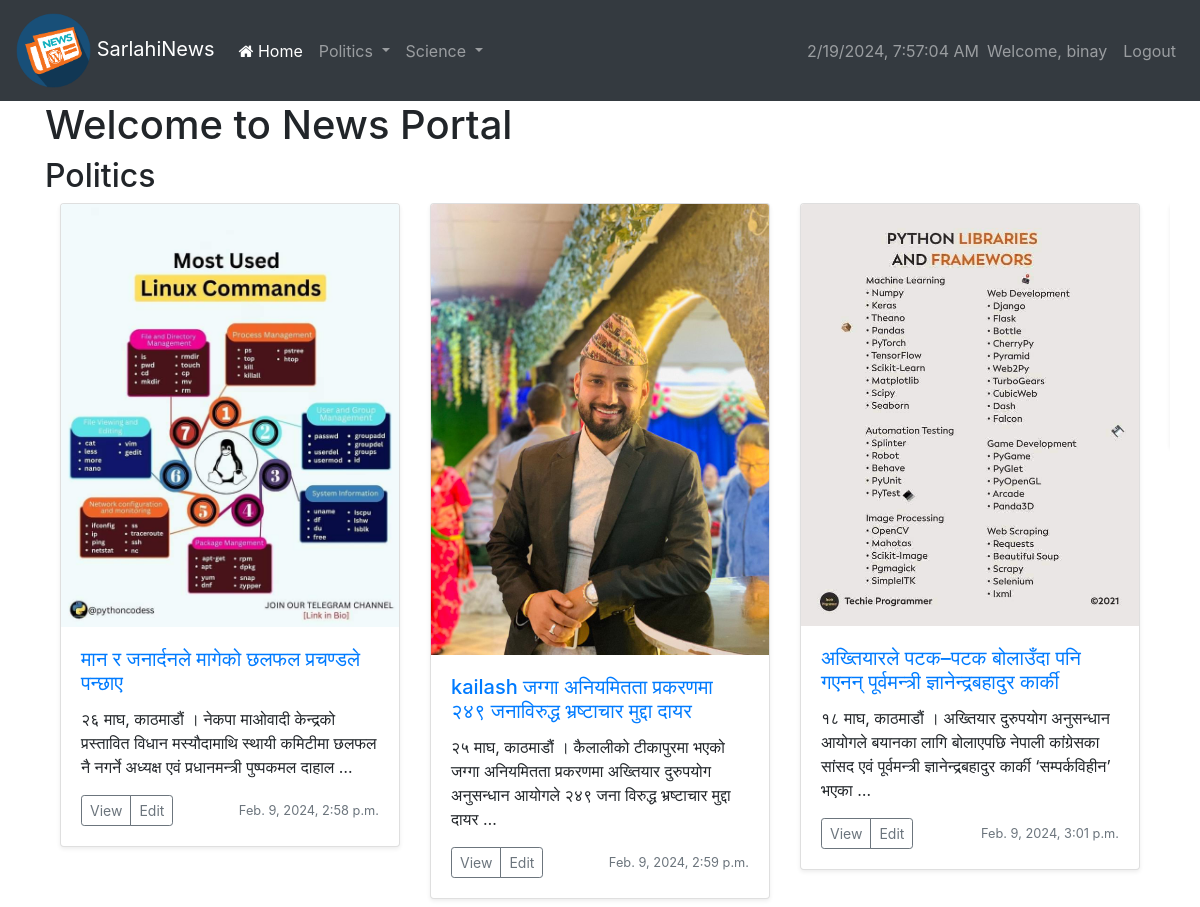
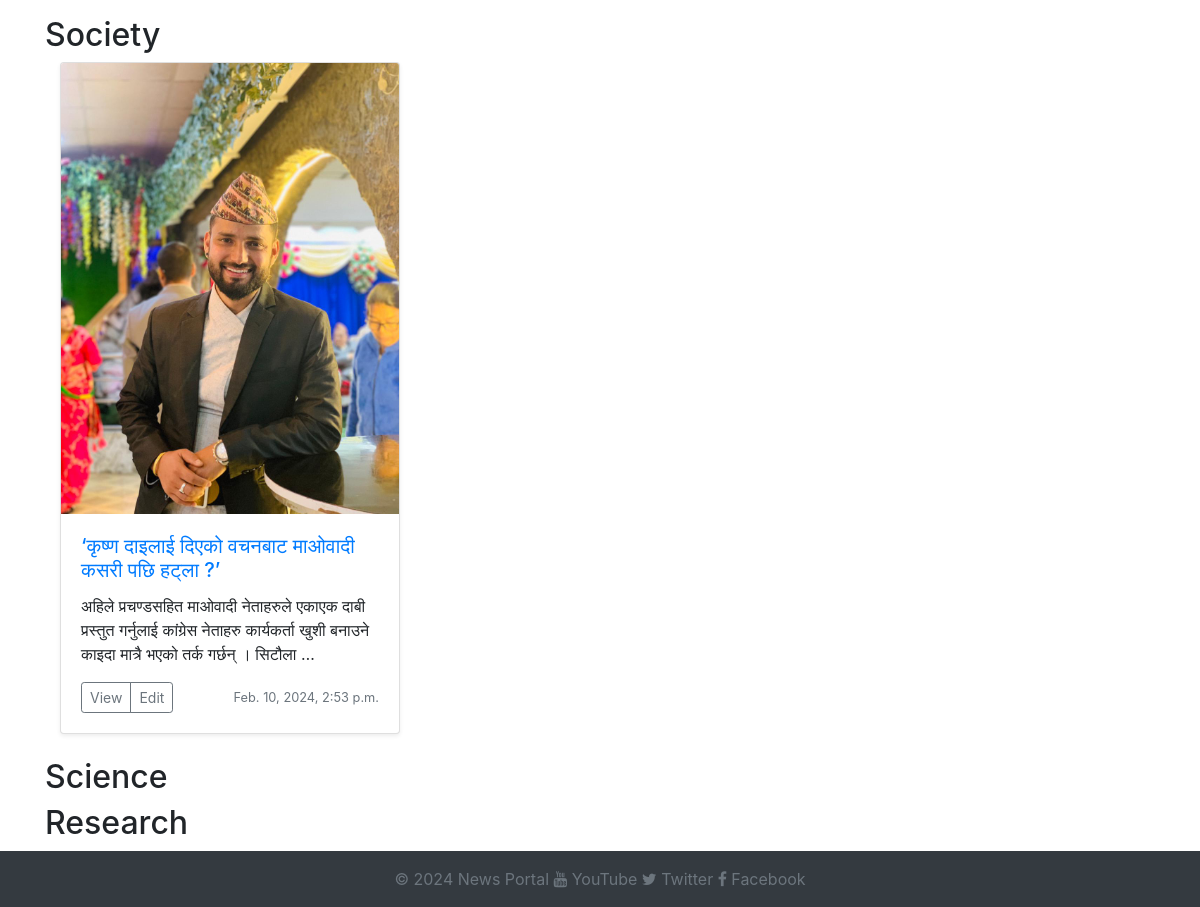
The app's page / (signed in) with its own data (2 pictures, top to bottom).
### articles/models.py (models this page shows, shortened)
class Category(models.Model):
    id = models.AutoField(primary_key=True)
    name = models.CharField(max_length=100)
    parent = models.ForeignKey('self', on_delete=models.CASCADE, null=True, blank=True)
    class Meta:
        constraints = [
            UniqueConstraint(fields=['name', 'parent'], name='unique_name_within_parent')
        ]

class Article(models.Model):
    id = models.AutoField(primary_key=True)
    title = models.CharField(max_length=200)
    content = models.TextField()
    author = models.ForeignKey(User, on_delete=models.CASCADE, related_name='authored_articles')
    category = models.ForeignKey(Category, on_delete=models.CASCADE)
    tags = models.ManyToManyField(Tag)
    created_at = models.DateTimeField(auto_now_add=True)
    updated_at = models.DateTimeField(auto_now=True)
    views = models.IntegerField(default=0)
    likes = models.ManyToManyField(User, related_name='%(app_label)s_%(class)s_likes', blank=True)
    image = models.ImageField(upload_to='article_images/', blank=True)

### website/views.py (the view)
# urls.py: path('', welcome, name='home'),
def welcome(request):
    articles = Article.objects.all()
    category= Category.objects.all()
    return render(request, "articles/home.html",{"articles":articles,"categories":category})

### articles/templates/articles/home.html (shortened to what this page needs)
{% extends "website/base.html" %}
{% block content %}
<div class="row">
    <div class="col-md-12">
        <h1>Welcome to News Portal</h1>
        {% for category in categories %}
            <h2>{{ category.name }}</h2>
            <div class="row">
                <div class="col-md-12" style="overflow-x: auto;">
                    <div class="d-flex flex-row">
                        {% for article in category.article_set.all %}
                            <div class="col-md-4">
                                <div class="card mb-4 shadow-sm">
                                    <div class="position-relative">
                                        {% if article.image %}
                                        <img src="{{ article.image.url }}" class="card-img-top" alt="img">
                                        {% endif %}
                                        <div class="card-body">
                                            <a href="{% url 'article_detail' article.id%}" ><h5 class="card-title">{{ article.title }}</h5></a>
                                            <p class="card-text">{{ article.content|truncatewords_html:20 }}</p>
                                            <div class="d-flex justify-content-between align-items-center">
                                                <div class="btn-group">
                                                    <a href="{% url 'article_detail' article.id%}" class="btn btn-sm btn-outline-secondary">View</a>
                                                    <a href="{% url 'edit_article' article.id %}" class="btn btn-sm btn-outline-secondary">Edit</a>
                                                </div>
                                                <small class="text-muted">{{ article.created_at }}</small>
                                            </div>
                                        </div>
                                    </div>
                                </div>
                            </div>
                        {% endfor %}
                    </div>
                </div>
            </div>
        {% endfor %}
    </div>
</div>
{% endblock %}

### website/templates/website/header.html (shortened to what this page needs)
{% load static %}
<nav class="navbar navbar-expand-lg navbar-dark bg-dark">
    <a class="navbar-brand" href="#">
        <img src="{% static 'website/logo.png' %}" alt="My image" width="75">
        SarlahiNews
    </a>
    <div class="collapse navbar-collapse" id="navbarNavDropdown">
        <ul class="navbar-nav mr-auto">
            <li class="nav-item">
                <a class="nav-link active" href="{% url 'home' %}"><i class="fa fa-home"></i> Home <span class="sr-only">(current)</span></a>
            </li>
            {% for category in categories %}
                {% if not category.parent %}
                    <li class="nav-item dropdown">
                        <a class="nav-link dropdown-toggle" href="#" id="navbarDropdown{{ category.id }}" role="button" data-toggle="dropdown" aria-haspopup="true" aria-expanded="false">
                            {{ category.name }}
                        </a>
                    </li>
                {% endif %}
            {% endfor %}
        </ul>
    <div class="collapse navbar-collapse" id="navbarNavDropdown">
        <ul class="navbar-nav ml-auto">
    <span id="datetime" class="navbar-text ml-auto"></span>
            {% if user.is_authenticated %}
                <li class="nav-item">
                    <span class="nav-link">Welcome, {{ user.username }}</span>
                </li>
                <li class="nav-item">
                    <a class="nav-link" href="{% url 'logout' %}">Logout</a>
                </li>
            {% endif %}
        </ul>
    </div>
    </div>
</nav>

### records on screen
Category: name "Politics"
Category: name "Science"
Article: image (picture), title "मान र जनार्दनले मागेको छलफल प्रचण्डले पन्छाए", content "२६ माघ, काठमाडौं । नेकपा माओवादी केन्द्रको प्रस्तावित विधान मस्यौदामाथि स्थायी कमिटीमा छलफल नै नगर्ने अध्यक्ष एवं प्रधानमन्त्री पुष्पकमल दाहाल …", created_at "Feb. 9, 2024, 2:58 p.m."
Article: image (picture), title "kailash जग्गा अनियमितता प्रकरणमा २४९ जनाविरुद्ध भ्रष्टाचार मुद्दा दायर", content "२५ माघ, काठमाडौं । कैलालीको टीकापुरमा भएको जग्गा अनियमितता प्रकरणमा अख्तियार दुरुपयोग अनुसन्धान आयोगले २४९ जना विरुद्ध भ्रष्टाचार मुद्दा दायर …", created_at "Feb. 9, 2024, 2:59 p.m."
Article: image (picture), title "अख्तियारले पटक–पटक बोलाउँदा पनि गएनन् पूर्वमन्त्री ज्ञानेन्द्रबहादुर कार्की", content "१८ माघ, काठमाडौं । अख्तियार दुरुपयोग अनुसन्धान आयोगले बयानका लागि बोलाएपछि नेपाली कांग्रेसका सांसद एवं पूर्वमन्त्री ज्ञानेन्द्रबहादुर कार्की ‘सम्पर्कविहीन’ भएका …", created_at "Feb. 9, 2024, 3:01 p.m."
Category: name "Society"
Article: image (picture), title "‘कृष्ण दाइलाई दिएको वचनबाट माओवादी कसरी पछि हट्ला ?’", content "अहिले प्रचण्डसहित माओवादी नेताहरुले एकाएक दाबी प्रस्तुत गर्नुलाई कांग्रेस नेताहरु कार्यकर्ता खुशी बनाउने काइदा मात्रै भएको तर्क गर्छन् । सिटौला …", created_at "Feb. 10, 2024, 2:53 p.m."
Category: name "Research"

### other values on screen
{{ user.username }} "binay"
